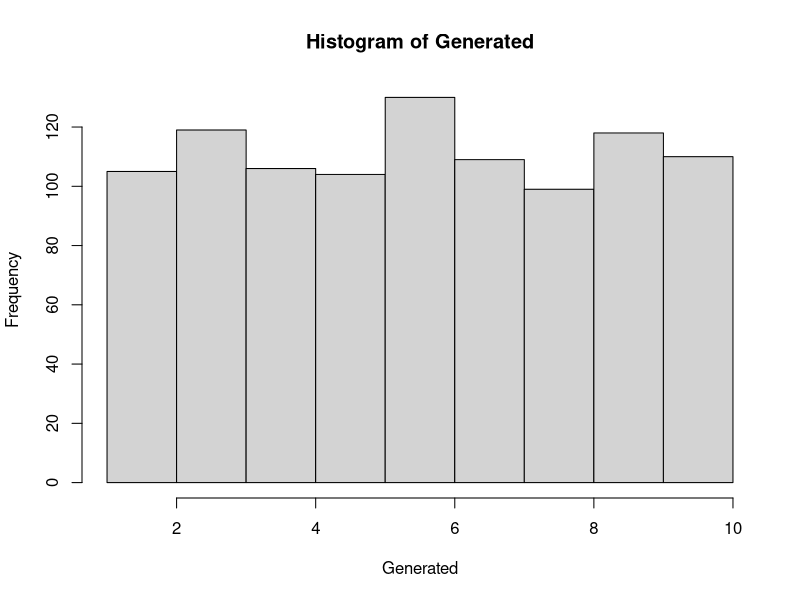

This chart was generated by the following R code:
## ---- chunk 1

# Simple Function that generates some uniform RNs within a lower and upper bound
# Additionally performing a stock plot of the data
# Generated variable In global environment for further use


UnG <- function(Number,Lower,Upper) {

  Raw_data = runif(Number,Lower,Upper)
  Generated <<- as.array(Raw_data)
  hist(Generated)
}
## ---- chunk 2
# Example
UnG(1000,1,10)
